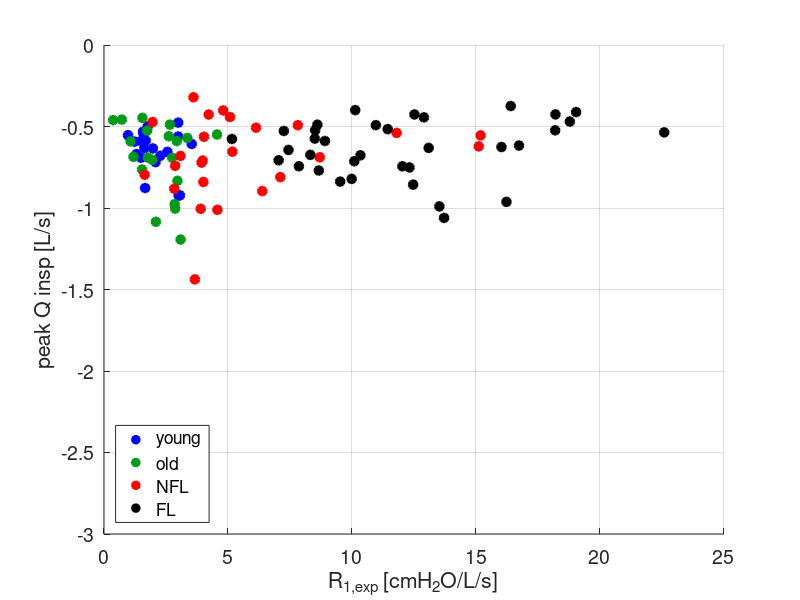
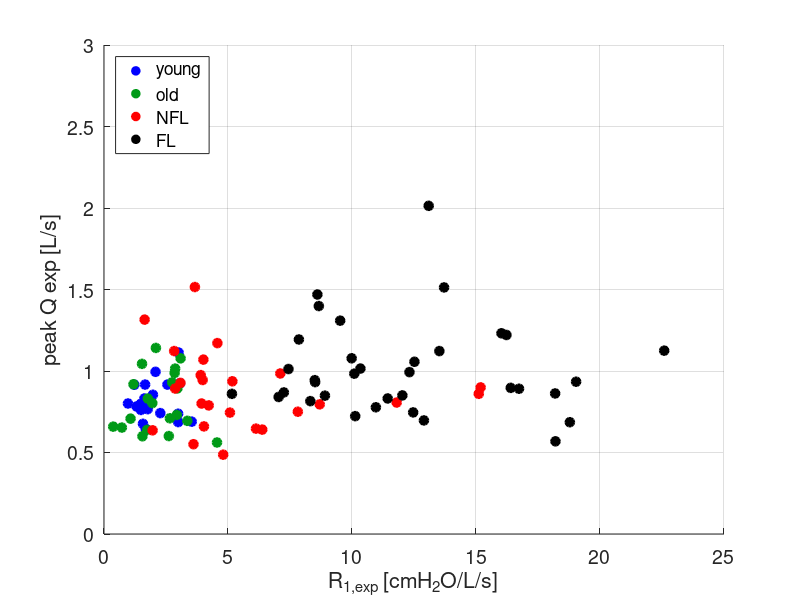
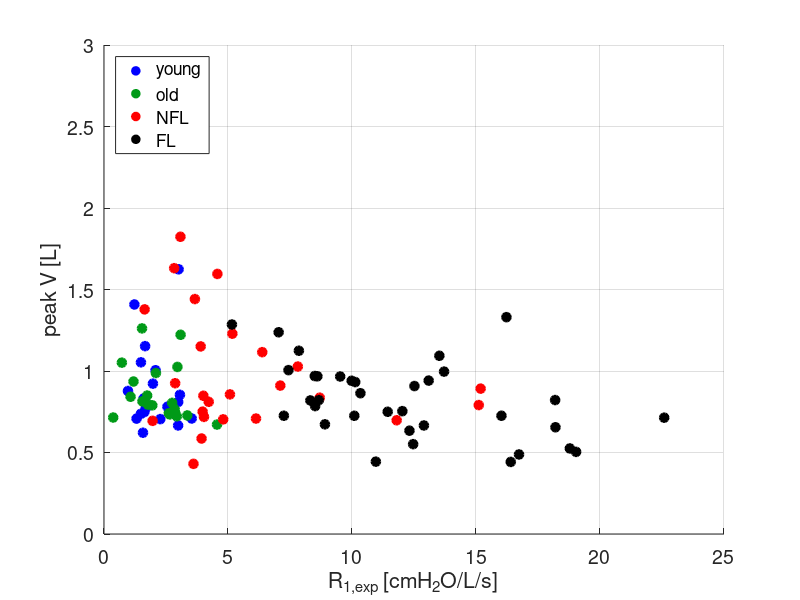
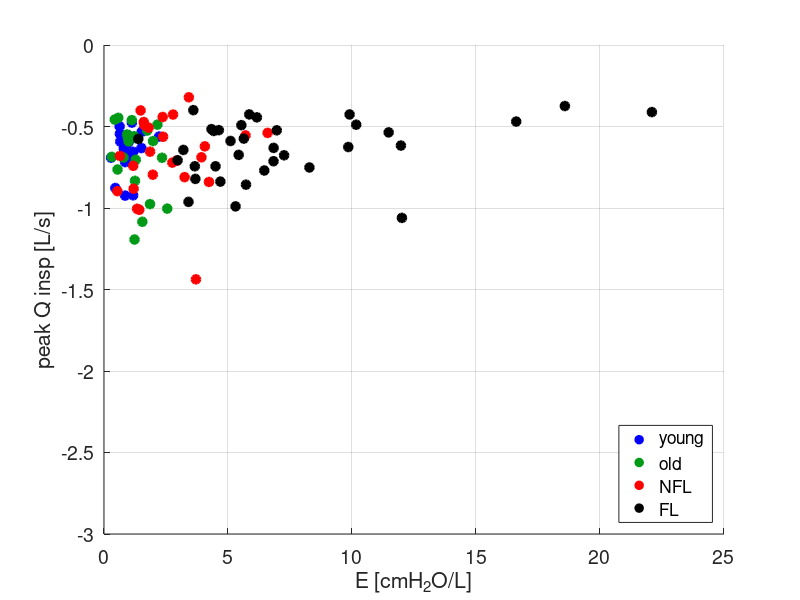

MATLAB code to generate these figures, in order:
close all; clear all; clc
atWork = 0;
print_on = 1;

colorBlue = '#0000FF';
colorRed = '#FF0000';
colorBlack = '#000000';
colorGreen = '#009A17';
colorOrange = '#FF6600';
pt = 1.0;
FS = 14;

%% Plot Setup:
if atWork == 1
    figPos1 = [-1900, 100, 500, 400]; % Work
    figPos2 = [-1250, 400, 600, 600];
    figPos3 = [-600, 400, 600, 600];
    figPos4 = [-1900, 100, 600, 600];
    figPos5 = [-1250, 100, 600, 600];
    figPos6 = [-600, 100, 600, 300];
else
    figPos1 = [-1900, 150, 500, 400]; % Home
    figPos2 = [-1250, 500, 600, 600];
    figPos3 = [-600, 500, 600, 600];
    figPos4 = [-1900, 150, 600, 600];
    figPos5 = [-1250, 150, 600, 600];
    figPos6 = [-600, 150, 600, 300];
end

%%
load young_results.mat
load old_results.mat
load FL_results.mat
load NFL_results.mat



%% R EXP
figure('Position',figPos1)
% young

sz = 40;
scatter(young.R1exp,young.flow_min,sz,...
                'MarkerEdgeColor',colorBlue,...
                'MarkerFaceColor',colorBlue,...
                'LineWidth',1.5); hold on
scatter(old.R1exp,old.flow_min,sz,...
                'MarkerEdgeColor',colorGreen,...
                'MarkerFaceColor',colorGreen,...
                'LineWidth',1.5); hold on
scatter(NFL.R1exp,NFL.flow_min,sz,...
                'MarkerEdgeColor',colorRed,...
                'MarkerFaceColor',colorRed,...
                'LineWidth',1.5); hold on
scatter(FL.R1exp,FL.flow_min,sz,...
                'MarkerEdgeColor',colorBlack,...
                'MarkerFaceColor',colorBlack,...
                'LineWidth',1.5); hold on
xlabel('R_{1,exp} [cmH_2O/L/s]')
ylabel('peak Q insp [L/s]')
legend('young','old','NFL','FL','Location','southwest')
xlim([0 25])
ylim([-3 0])
grid on
set(gca,'FontSize',14);

       
if print_on ==1
    print('-r400','-dpng','Rexp_peak_Q_insp.png');
else 
end

figure('Position',figPos1)
% young

sz = 40;
scatter(young.R1exp,young.flow_max,sz,...
                'MarkerEdgeColor',colorBlue,...
                'MarkerFaceColor',colorBlue,...
                'LineWidth',1.5); hold on
scatter(old.R1exp,old.flow_max,sz,...
                'MarkerEdgeColor',colorGreen,...
                'MarkerFaceColor',colorGreen,...
                'LineWidth',1.5); hold on
scatter(NFL.R1exp,NFL.flow_max,sz,...
                'MarkerEdgeColor',colorRed,...
                'MarkerFaceColor',colorRed,...
                'LineWidth',1.5); hold on
scatter(FL.R1exp,FL.flow_max,sz,...
                'MarkerEdgeColor',colorBlack,...
                'MarkerFaceColor',colorBlack,...
                'LineWidth',1.5); hold on
xlabel('R_{1,exp} [cmH_2O/L/s]')
ylabel('peak Q exp [L/s]')
legend('young','old','NFL','FL','Location','northwest')
xlim([0 25])
ylim([0 3])
grid on
set(gca,'FontSize',14);

       
if print_on ==1
    print('-r400','-dpng','Rexp_peak_Q_exp.png');
else 
end

figure('Position',figPos1)
% young

sz = 40;
scatter(young.R1exp,young.volume_max,sz,...
                'MarkerEdgeColor',colorBlue,...
                'MarkerFaceColor',colorBlue,...
                'LineWidth',1.5); hold on
scatter(old.R1exp,old.volume_max,sz,...
                'MarkerEdgeColor',colorGreen,...
                'MarkerFaceColor',colorGreen,...
                'LineWidth',1.5); hold on
scatter(NFL.R1exp,NFL.volume_max,sz,...
                'MarkerEdgeColor',colorRed,...
                'MarkerFaceColor',colorRed,...
                'LineWidth',1.5); hold on
scatter(FL.R1exp,FL.volume_max,sz,...
                'MarkerEdgeColor',colorBlack,...
                'MarkerFaceColor',colorBlack,...
                'LineWidth',1.5); hold on
xlabel('R_{1,exp} [cmH_2O/L/s]')
ylabel('peak V [L]')
legend('young','old','NFL','FL','Location','northwest')
xlim([0 25])
ylim([0 3])
grid on
set(gca,'FontSize',14);

       
if print_on ==1
    print('-r400','-dpng','Rexp_peak_V.png');
else 
end

%% E Plots

figure('Position',figPos1)
% young

sz = 40;
scatter(young.E,young.flow_min,sz,...
                'MarkerEdgeColor',colorBlue,...
                'MarkerFaceColor',colorBlue,...
                'LineWidth',1.5); hold on
scatter(old.E,old.flow_min,sz,...
                'MarkerEdgeColor',colorGreen,...
                'MarkerFaceColor',colorGreen,...
                'LineWidth',1.5); hold on
scatter(NFL.E,NFL.flow_min,sz,...
                'MarkerEdgeColor',colorRed,...
                'MarkerFaceColor',colorRed,...
                'LineWidth',1.5); hold on
scatter(FL.E,FL.flow_min,sz,...
                'MarkerEdgeColor',colorBlack,...
                'MarkerFaceColor',colorBlack,...
                'LineWidth',1.5); hold on
xlabel('E [cmH_2O/L]')
ylabel('peak Q insp [L/s]')
legend('young','old','NFL','FL','Location','southeast')
% xlim([0 15])
ylim([-3 0])
grid on
set(gca,'FontSize',14);

       
if print_on ==1
    print('-r400','-dpng','E_peak_Q_insp.png');
else 
end

figure('Position',figPos1)
% young

sz = 40;
scatter(young.E,young.flow_max,sz,...
                'MarkerEdgeColor',colorBlue,...
                'MarkerFaceColor',colorBlue,...
                'LineWidth',1.5); hold on
scatter(old.E,old.flow_max,sz,...
                'MarkerEdgeColor',colorGreen,...
                'MarkerFaceColor',colorGreen,...
                'LineWidth',1.5); hold on
scatter(NFL.E,NFL.flow_max,sz,...
                'MarkerEdgeColor',colorRed,...
                'MarkerFaceColor',colorRed,...
                'LineWidth',1.5); hold on
scatter(FL.E,FL.flow_max,sz,...
                'MarkerEdgeColor',colorBlack,...
                'MarkerFaceColor',colorBlack,...
                'LineWidth',1.5); hold on
xlabel('E [cmH_2O/L]')
ylabel('peak Q exp [L/s]')
legend('young','old','NFL','FL','Location','northeast')
% xlim([0 15])
ylim([0 3])
grid on
set(gca,'FontSize',14);

       
if print_on ==1
    print('-r400','-dpng','E_peak_Q_exp.png');
else 
end

figure('Position',figPos1)
% young

sz = 40;
scatter(young.E,young.volume_max,sz,...
                'MarkerEdgeColor',colorBlue,...
                'MarkerFaceColor',colorBlue,...
                'LineWidth',1.5); hold on
scatter(old.E,old.volume_max,sz,...
                'MarkerEdgeColor',colorGreen,...
                'MarkerFaceColor',colorGreen,...
                'LineWidth',1.5); hold on
scatter(NFL.E,NFL.volume_max,sz,...
                'MarkerEdgeColor',colorRed,...
                'MarkerFaceColor',colorRed,...
                'LineWidth',1.5); hold on
scatter(FL.E,FL.volume_max,sz,...
                'MarkerEdgeColor',colorBlack,...
                'MarkerFaceColor',colorBlack,...
                'LineWidth',1.5); hold on
xlabel('E [cmH_2O/L]')
ylabel('peak V [L]')
legend('young','old','NFL','FL','Location','northeast')
% xlim([0 15])
ylim([0 3])
grid on
set(gca,'FontSize',14);

       
if print_on ==1
    print('-r400','-dpng','E_peak_V.png');
else 
end

%% R INSP
figure('Position',figPos1)
% young

sz = 40;
scatter(young.R1insp,young.flow_min,sz,...
                'MarkerEdgeColor',colorBlue,...
                'MarkerFaceColor',colorBlue,...
                'LineWidth',1.5); hold on
scatter(old.R1insp,old.flow_min,sz,...
                'MarkerEdgeColor',colorGreen,...
                'MarkerFaceColor',colorGreen,...
                'LineWidth',1.5); hold on
scatter(NFL.R1insp,NFL.flow_min,sz,...
                'MarkerEdgeColor',colorRed,...
                'MarkerFaceColor',colorRed,...
                'LineWidth',1.5); hold on
scatter(FL.R1insp,FL.flow_min,sz,...
                'MarkerEdgeColor',colorBlack,...
                'MarkerFaceColor',colorBlack,...
                'LineWidth',1.5); hold on
xlabel('R_{1,insp} [cmH_2O/L/s]')
ylabel('peak Q insp [L/s]')
legend('young','old','NFL','FL','Location','southeast')
xlim([0 15])
ylim([-3 0])
grid on
set(gca,'FontSize',14);

       
if print_on ==1
    print('-r400','-dpng','Rinsp_peak_Q_insp.png');
else 
end

figure('Position',figPos1)
% young

sz = 40;
scatter(young.R1insp,young.flow_max,sz,...
                'MarkerEdgeColor',colorBlue,...
                'MarkerFaceColor',colorBlue,...
                'LineWidth',1.5); hold on
scatter(old.R1insp,old.flow_max,sz,...
                'MarkerEdgeColor',colorGreen,...
                'MarkerFaceColor',colorGreen,...
                'LineWidth',1.5); hold on
scatter(NFL.R1insp,NFL.flow_max,sz,...
                'MarkerEdgeColor',colorRed,...
                'MarkerFaceColor',colorRed,...
                'LineWidth',1.5); hold on
scatter(FL.R1insp,FL.flow_max,sz,...
                'MarkerEdgeColor',colorBlack,...
                'MarkerFaceColor',colorBlack,...
                'LineWidth',1.5); hold on
xlabel('R_{1,insp} [cmH_2O/L/s]')
ylabel('peak Q exp [L/s]')
legend('young','old','NFL','FL','Location','northeast')
xlim([0 15])
ylim([0 3])
grid on
set(gca,'FontSize',14);

       
if print_on ==1
    print('-r400','-dpng','Rinsp_peak_Q_exp.png');
else 
end

figure('Position',figPos1)
% young

sz = 40;
scatter(young.R1insp,young.volume_max,sz,...
                'MarkerEdgeColor',colorBlue,...
                'MarkerFaceColor',colorBlue,...
                'LineWidth',1.5); hold on
scatter(old.R1insp,old.volume_max,sz,...
                'MarkerEdgeColor',colorGreen,...
                'MarkerFaceColor',colorGreen,...
                'LineWidth',1.5); hold on
scatter(NFL.R1insp,NFL.volume_max,sz,...
                'MarkerEdgeColor',colorRed,...
                'MarkerFaceColor',colorRed,...
                'LineWidth',1.5); hold on
scatter(FL.R1insp,FL.volume_max,sz,...
                'MarkerEdgeColor',colorBlack,...
                'MarkerFaceColor',colorBlack,...
                'LineWidth',1.5); hold on
xlabel('R_{1,insp} [cmH_2O/L/s]')
ylabel('peak V [L]')
legend('young','old','NFL','FL','Location','northeast')
xlim([0 15])
ylim([0 3])
grid on
set(gca,'FontSize',14);

       
if print_on ==1
    print('-r400','-dpng','Rinsp_peak_V.png');
else 
end
       